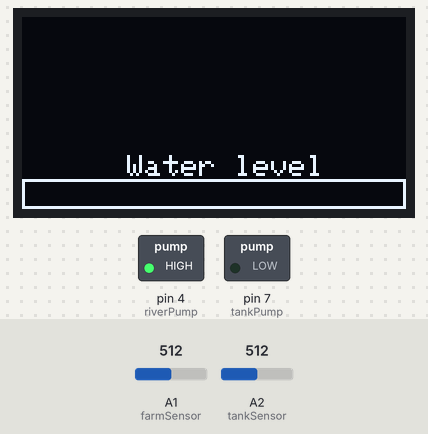
The sketch below on a simulated Arduino Uno, built with avr-gcc and run on an emulated ATmega328P. Parts: 128×64 one-colour display, switched loads named in the sketch (green lamp = pin HIGH). The test bench sets the inputs (shaded band); at power-on: A2 (tankSensor) = 512, A1 (farmSensor) = 512. The display library's start-up logo is not drawn; what the sketch prints to the serial monitor is not drawn.

Above: at 4.2 s.
4.3 s: A2 (tankSensor) set to 435
5.8 s: A2 (tankSensor) set to 409
At 6.5 s:
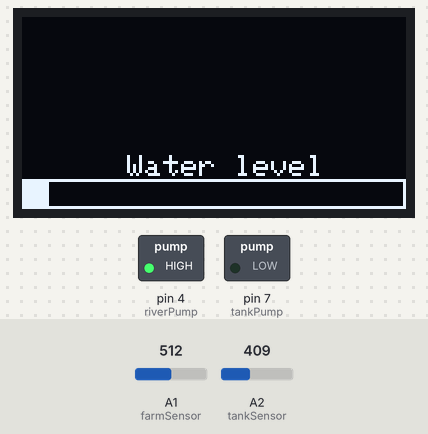
7.3 s: A2 (tankSensor) set to 289
At 8.3 s:
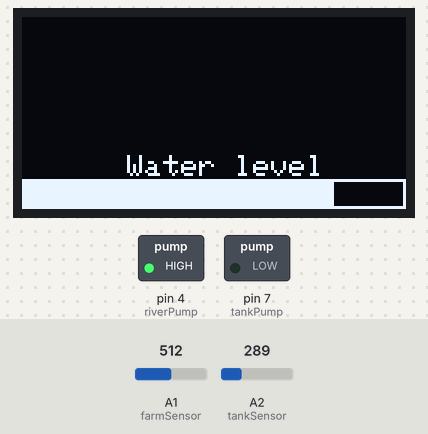
8.8 s: A2 (tankSensor) set to 265
At 10.1 s:
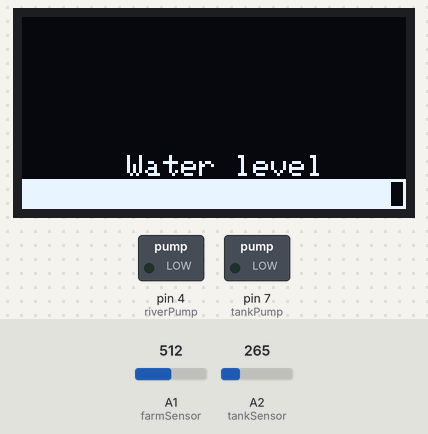
Timing chart, 0 to 11.4 s (numbered marks = the images above; inputs shaded):
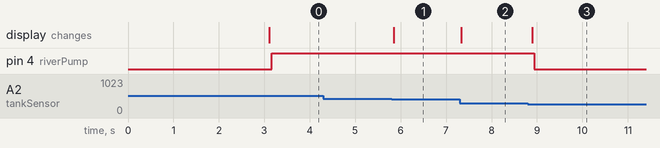

The sketch:

School_Digitech_CAT_Water_Pump_Controller.ino
```cpp
#include <Wire.h>
#include <Adafruit_GFX.h>
#include <Adafruit_SSD1306.h>

const int tankPump = 7;
const int riverPump = 4;

#define buttonA 5
#define buttonB 6

const int tankSensor = A2;
const int farmSensor = A1;

const int tankMax = 260;
const int tankMin = 420;
const int farmMin = 560;
const int farmMax = 280;

Adafruit_SSD1306 display = Adafruit_SSD1306(128, 64, &Wire, -1);

int tank;
int farm;
int waterLevel;

void setup() {
  // put your setup code here, to run once:
  display.begin(SSD1306_SWITCHCAPVCC, 0x3c);
  display.display();
  delay(3000);
  display.clearDisplay();
  display.display();
  display.setTextColor(WHITE);
  display.setTextSize(1);

  pinMode(tankPump, OUTPUT);
  pinMode(riverPump, OUTPUT);
  digitalWrite(tankPump, LOW);
  digitalWrite(riverPump, LOW);

  pinMode(buttonA, INPUT_PULLUP);
  pinMode(buttonB, INPUT_PULLUP);

  Serial.begin(9600);
}

void loop() {
  // put your main code here, to run repeatedly:
  tank = analogRead(tankSensor);
  farm = analogRead(farmSensor);

  waterLevel = map(tank, tankMin, tankMax, 0, 126);

  display.setCursor(35, 46);
  display.print("Water level");
  display.drawRect(0, 54, 128, 10, WHITE);
  display.fillRect(1, 55, 126, 8, BLACK);
  display.fillRect(1, 55, waterLevel, 8, WHITE);
  display.display();

  delay(50);

  if (waterLevel < 120) {digitalWrite(riverPump, HIGH);}
  if (waterLevel > 115) {digitalWrite(riverPump, LOW);}
  Serial.println(waterLevel);

  /*if (digitalRead(buttonA) == LOW) {
    digitalWrite(riverPump, HIGH);
  } else {
    digitalWrite(riverPump, LOW);
  }
  if (digitalRead(buttonB) == LOW) {
    digitalWrite(tankPump, HIGH);
  } else {
    digitalWrite(tankPump, LOW);
  }*/
}
```

Measured:
- the behaviour switches between 419 and 418 on A2 (tankSensor) (found by bisection; images 0 and 1)
- the behaviour switches between 273 and 272 on A2 (tankSensor) (found by bisection; images 2 and 3)
- after the input at 4.3 s, every drawn part: stays the same
- after the input at 5.8 s, the display: changes after 0.05 s (image 1)
- after the input at 7.3 s, the display: changes at once (image 2)
- after the input at 8.8 s, pin 4 (riverPump): HIGH → LOW after 0.15 s; the display: changes after 0.10 s (image 3)
